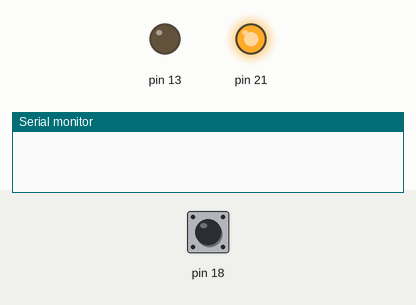
Simulated run of this program. Board: Arduino Mega 2560, built with avr-gcc and run on an emulated ATmega2560. On the bench: output pins drawn as LEDs (lit = HIGH), the last lines printed to the serial monitor. The test bench sets the inputs (shaded band); at power-on: pin 18 HIGH.

Above: at 1.2 s.
1.3 s: pin 18 driven LOW
2.8 s: pin 18 pulsed HIGH 5 times (0.12 s each, 0.3 s apart)
At 4.5 s:
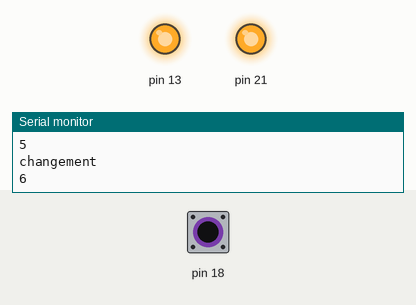
Timing chart, 0 to 6.0 s (numbered marks = the images above; inputs shaded):
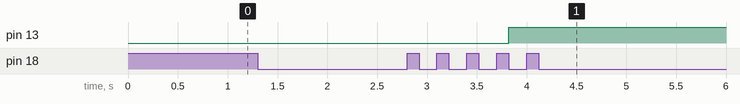

The program:

main.cpp
```cpp
// Exemple d'utilisation des interruptions sur une carte Arduino Mega
// Broche 18 (interruption 5) configurée en entrée avec résistance de pull
// up interne et un bouton connecté dessus. Un front descendant sur cette
// broche déclenche une interruption qui incrémente un compteur. Si le compteur
// dépasse 4, la LED sur la broche 13 s'allume.

#include <Arduino.h>

#define broche_INTER 18 // Broche 18 correspond à l'interruption 5 sur une carte Arduino Mega
#define no_INTER 5 // Numéro de l'interruption associée à la broche 18

// Compteur de déclenchements de l'interruption ici on le déclare
// comme "volatile" car il est modifié dans une interruption
volatile int INTER_compteur;

void setup()
{

  DDRB |= (1 << DDB7); // Met la broche 13 en sortie (équivalent à pinMode(13, OUTPUT);)
  DDRD |= (1 << DDB0); // Met la broche 18 en entrée (équivalent à pinMode(18, INPUT);)
  PORTD |= (1 << PORTD0); // Active la résistance de pull-up interne (équivalent à pinMode(18, INPUT_PULLUP);)

  // Ici on attache la fonction d'interruption "interrupt" à l'interruption 5
  // qui est déclenchée par un front descendant (FALLING)
  // On pourrait aussi utiliser RISING ou CHANGE
  attachInterrupt(no_INTER, interrupt, FALLING);

  // Ici on pourrait aussi utiliser la macro digitalPinToInterrupt(pin)
  // qui retourne le numéro d'interruption associé à la broche
  // attachInterrupt(digitalPinToInterrupt(broche_INTER), interrupt, CHANGE);

  // Pour désactiver une interruption, ici on ne le fait pas
  // car on veut l'utiliser tout le temps.
  // detachInterrupt(no_INTER);

  Serial.begin(9600);
}

void loop()
{
  // On allume la LED sur la broche 13 si le compteur d'interruptions
  // est supérieur à 4
  if (INTER_compteur > 4)
  {
    digitalWrite(13, HIGH);
  }
}
/**********************************************************************************************************/
// Fonction d'interruption
/**********************************************************************************************************/
void interrupt()
{
  // Attention, ne pas utiliser de Serial.print dans une interruption
  // car cela utilise des interruptions internes et peut bloquer le programme
  // De plus, l'utilisation de serial dans une interruption est lente
  // et peut rater des impulsions si elles sont trop rapprochées.
  // Ici nous l'utilisons pour montrer quand l'interruption est déclenchée
  // mais ce n'est pas une bonne pratique dans un programme réel.
  Serial.println("changement");

  INTER_compteur++; // On incrémente le compteur d'interruptions

  Serial.println(INTER_compteur); // Attention!
}
```

Measured:
- after the input at 2.8 s, pin 13: LOW → HIGH after 1.0 s
